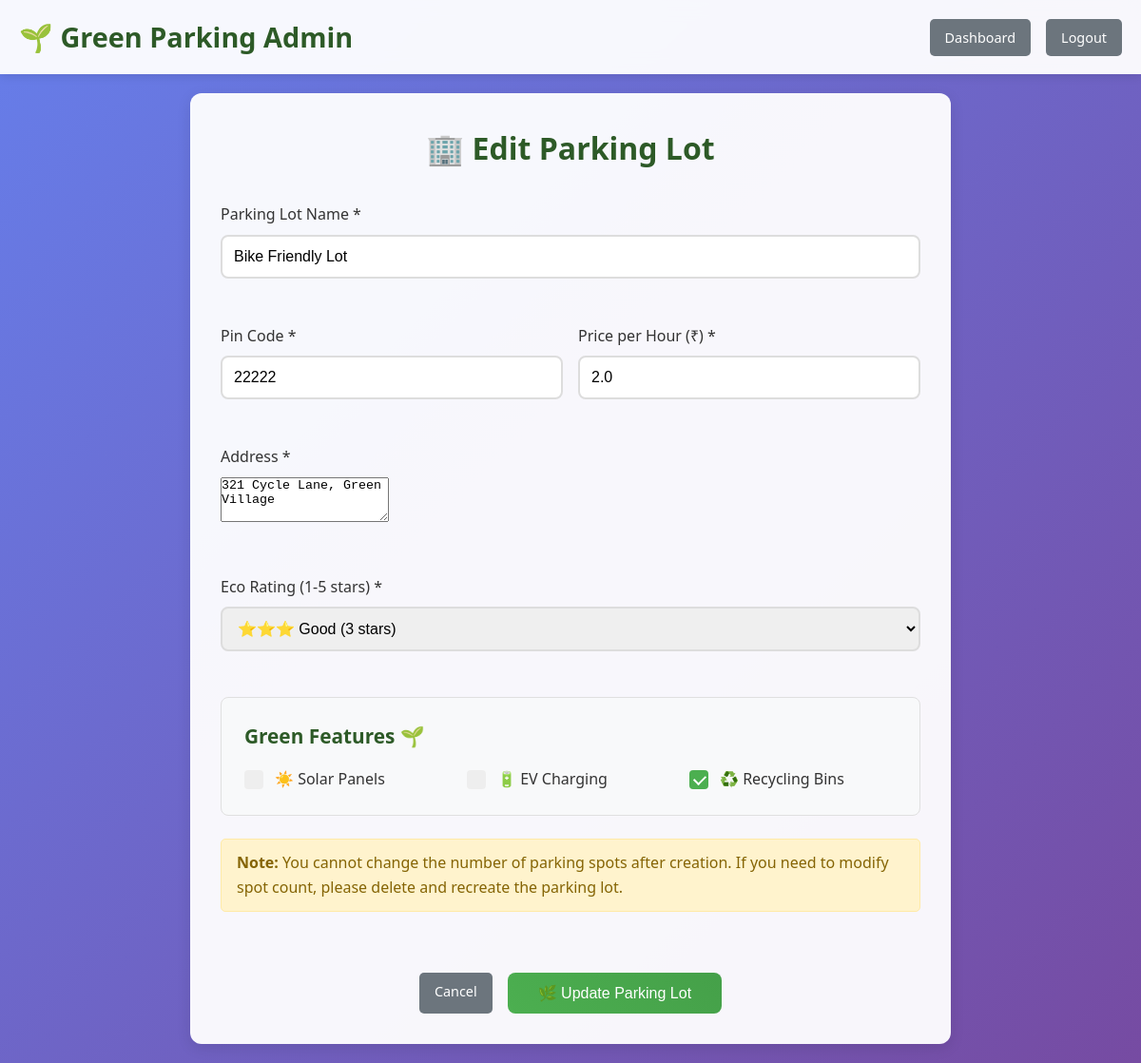
Screenshot of /edit_parking_lot/4 (signed in) with the database file from the repository.
### tables this page shows
CREATE TABLE parking_lots (
            id INTEGER PRIMARY KEY AUTOINCREMENT,
            name TEXT NOT NULL,
            address TEXT NOT NULL,
            pincode TEXT NOT NULL,
            price REAL NOT NULL,
            max_spots INTEGER NOT NULL,
            eco_rating INTEGER DEFAULT 3,
            has_solar INTEGER DEFAULT 0,
            has_ev_charging INTEGER DEFAULT 0,
            has_recycling INTEGER DEFAULT 0,
            created_at DATETIME DEFAULT CURRENT_TIMESTAMP
        );

### app.py (the view, shortened to what this page needs)
@app.route('/edit_parking_lot/<int:lot_id>', methods=['GET', 'POST'])
def edit_parking_lot(lot_id):
    if 'user_id' not in session or session['username'] != 'admin':
        return redirect(url_for('login'))
    conn = sqlite3.connect(DATABASE)
    cursor = conn.cursor()
    cursor.execute('SELECT * FROM parking_lots WHERE id = ?', (lot_id,))
    lot = cursor.fetchone()
    conn.close()
    return render_template('edit_parking_lot.html', lot=lot)

### templates/edit_parking_lot.html (shortened to what this page needs)
<!DOCTYPE html>
<html lang="en">
<head>
    <link rel="stylesheet" href="{{ url_for('static', filename='style.css') }}">
</head>
<body>
    <nav class="navbar">
        <div class="nav-content">
            <h1>🌱 Green Parking Admin</h1>
            <div class="nav-links">
                <a href="{{ url_for('admin_dashboard') }}" class="btn-secondary">Dashboard</a>
                <a href="{{ url_for('logout') }}" class="btn-secondary">Logout</a>
            </div>
        </div>
    </nav>
    <div class="container">
        <div class="form-container">
            <h2>🏢 Edit Parking Lot</h2>
            <form method="POST" class="add-lot-form">
                <div class="form-group">
                    <label for="name">Parking Lot Name *</label>
                    <input type="text" id="name" name="name" value="{{ lot[1] }}" required>
                </div>
                <div class="form-row">
                    <div class="form-group">
                        <label for="pincode">Pin Code *</label>
                        <input type="text" id="pincode" name="pincode" value="{{ lot[3] }}" required>
                    </div>
                    <div class="form-group">
                        <label for="price">Price per Hour (₹) *</label>
                        <input type="number" id="price" name="price" step="0.01" value="{{ lot[4] }}" required>
                    </div>
                </div>
                <div class="form-group">
                    <label for="address">Address *</label>
                    <textarea id="address" name="address" rows="3" required>{{ lot[2] }}</textarea>
                </div>
                <div class="form-group">
                    <label for="eco_rating">Eco Rating (1-5 stars) *</label>
                    <select id="eco_rating" name="eco_rating" required>
                        <option value="3" {% if lot[6] == 3 %}selected{% endif %}>⭐⭐⭐ Good (3 stars)</option>
                    </select>
                </div>
                <div class="eco-features-section">
                    <h3>Green Features 🌱</h3>
                    <div class="checkbox-grid">
                        <label class="checkbox-label">
                            <span class="checkmark"></span>
                            ☀️ Solar Panels
                        </label>
                        <label class="checkbox-label">
                            <span class="checkmark"></span>
                            🔋 EV Charging
                        </label>
                        <label class="checkbox-label">
                            <span class="checkmark"></span>
                            ♻️ Recycling Bins
                        </label>
                    </div>
                </div>
                <div class="alert" style="background: #fff3cd; color: #856404; border: 1px solid #ffeaa7;">
                    <strong>Note:</strong> You cannot change the number of parking spots after creation.
                    If you need to modify spot count, please delete and recreate the parking lot.
                </div>
                <div class="form-actions">
                    <a href="{{ url_for('admin_dashboard') }}" class="btn-secondary">Cancel</a>
                    <button type="submit" class="btn-primary">🌿 Update Parking Lot</button>
                </div>
            </form>
        </div>
    </div>
</body>
</html>

### static/style.css (style rules this page uses)
* { margin: 0; padding: 0; box-sizing: border-box; }
body { font-family: 'Segoe UI', Tahoma, Geneva, Verdana, sans-serif; line-height: 1.6; color: #333; background: linear-gradient(135deg, #667eea 0%, #764ba2 100%); min-height: 100vh; }
.container { max-width: 1200px; margin: 0 auto; padding: 20px; }
.navbar { background: rgba(255, 255, 255, 0.95); backdrop-filter: blur(10px); padding: 1rem 0; box-shadow: 0 2px 10px rgba(0, 0, 0, 0.1); position: sticky; top: 0; z-index: 100; }
.nav-content { max-width: 1200px; margin: 0 auto; display: flex; justify-content: space-between; align-items: center; padding: 0 20px; }
.nav-content h1 { color: #2d5a27; font-size: 1.8rem; }
.nav-links { display: flex; align-items: center; gap: 1rem; }
.form-group { margin-bottom: 1.5rem; }
.form-group label { display: block; margin-bottom: 0.5rem; color: #333; font-weight: 500; }
.form-group input, .form-group select { width: 100%; padding: 0.75rem; border: 2px solid #ddd; border-radius: 8px; font-size: 1rem; transition: border-color 0.3s ease; }
.btn-primary { background: linear-gradient(45deg, #4CAF50, #45a049); color: white; padding: 0.75rem 2rem; border: none; border-radius: 8px; font-size: 1rem; font-weight: 500; cursor: pointer; transition: all 0.3s ease; text-decoration: none; display: inline-block; text-align: center; }
.btn-secondary { background: #6c757d; color: white; padding: 0.5rem 1rem; border: none; border-radius: 5px; font-size: 0.9rem; cursor: pointer; transition: all 0.3s ease; text-decoration: none; display: inline-block; }
.alert { background: #d4edda; color: #155724; padding: 0.75rem 1rem; border-radius: 5px; margin-bottom: 0.5rem; border: 1px solid #c3e6cb; }
.form-container { background: rgba(255, 255, 255, 0.95); padding: 2rem; border-radius: 12px; box-shadow: 0 4px 15px rgba(0, 0, 0, 0.1); max-width: 800px; margin: 0 auto; }
.form-container h2 { color: #2d5a27; margin-bottom: 2rem; text-align: center; font-size: 2rem; }
.add-lot-form { display: grid; gap: 1.5rem; }
.form-row { display: grid; grid-template-columns: 1fr 1fr; gap: 1rem; }
.eco-features-section { grid-column: 1 / -1; background: #f8f9fa; padding: 1.5rem; border-radius: 8px; border: 1px solid #e0e0e0; }
.eco-features-section h3 { color: #2d5a27; margin-bottom: 1rem; font-size: 1.3rem; }
.checkbox-grid { display: grid; grid-template-columns: repeat(auto-fit, minmax(200px, 1fr)); gap: 1rem; }
.checkbox-label { display: flex; align-items: center; cursor: pointer; font-weight: 500; color: #333; position: relative; padding-left: 2rem; }
.checkmark { position: absolute; left: 0; height: 20px; width: 20px; background-color: #eee; border-radius: 4px; transition: all 0.3s ease; }
.checkbox-label input:checked ~ .checkmark { background-color: #4CAF50; }
.checkmark:after { content: ""; position: absolute; display: none; }
.checkbox-label input:checked ~ .checkmark:after { display: block; }
.checkbox-label .checkmark:after { left: 7px; top: 3px; width: 6px; height: 10px; border: solid white; border-width: 0 2px 2px 0; transform: rotate(45deg); }
.form-actions { display: flex; gap: 1rem; justify-content: center; margin-top: 2rem; }

### rows the page displays
parking_lots: name "Bike Friendly Lot", pincode "22222", price "2.0", address "321 Cycle Lane, Green Village", eco_rating "⭐⭐⭐ Good (3 stars)"
